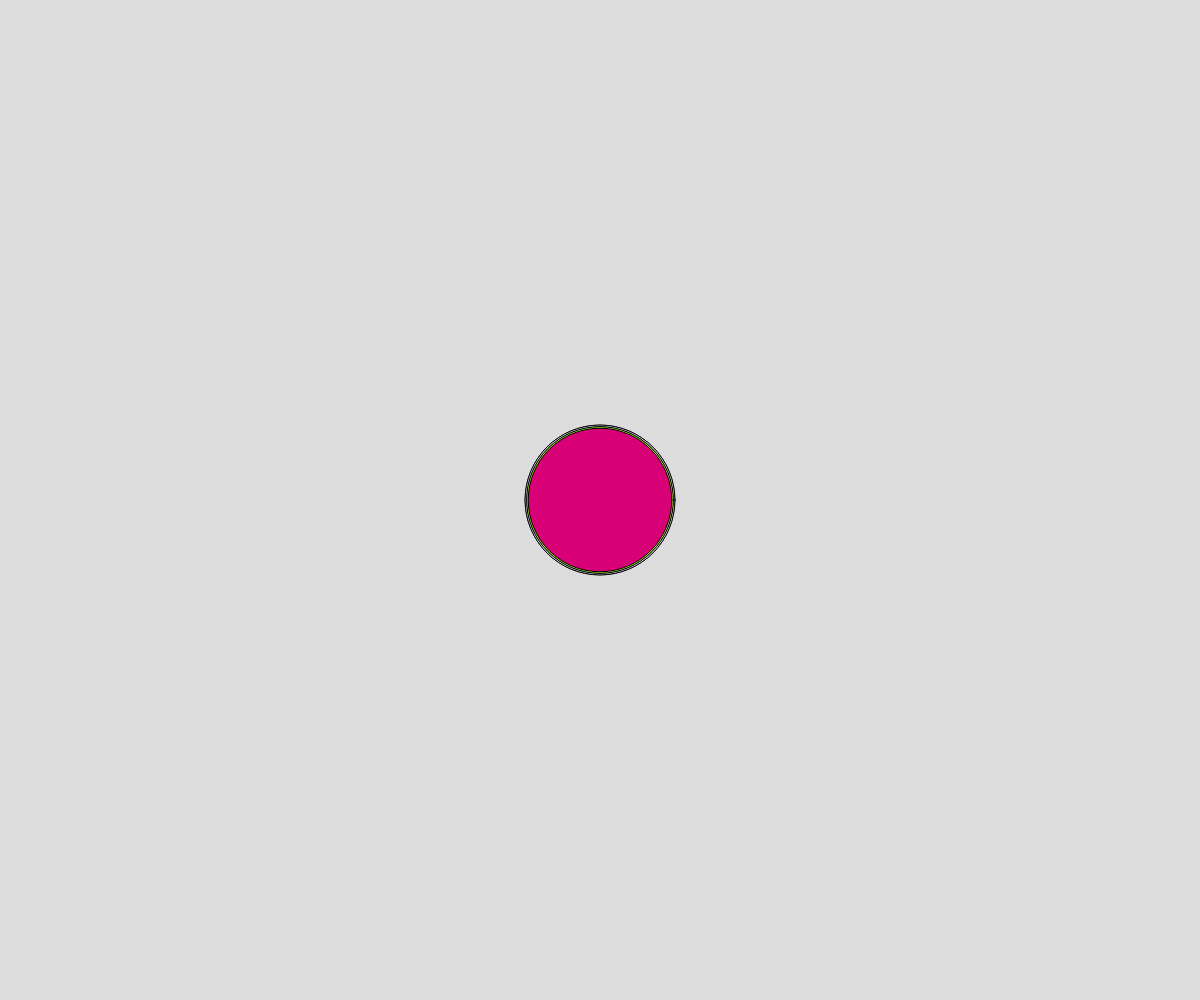
Frame 1 (no input)
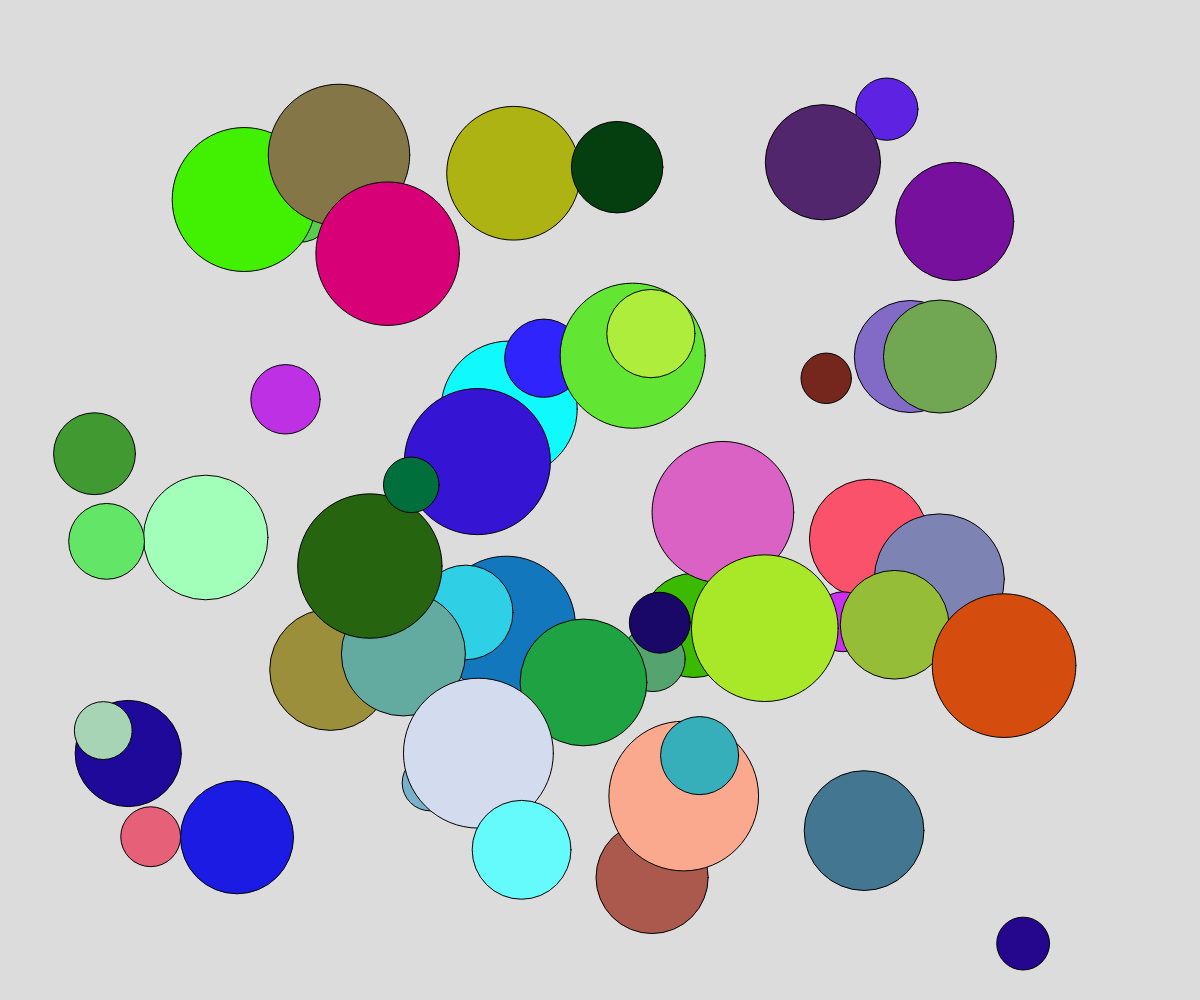
Frame 60 (no input)
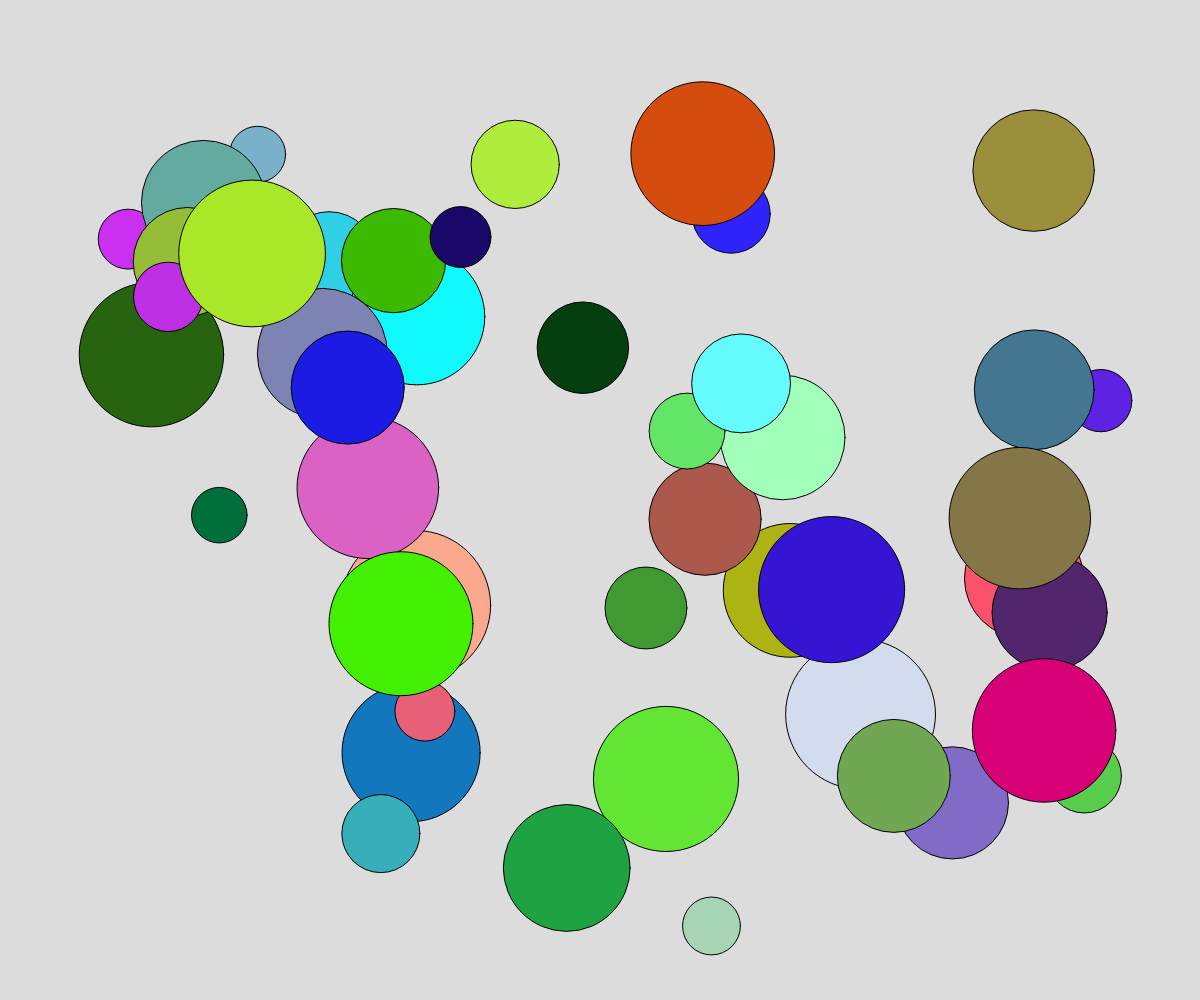
Frame 120 (the mouse pressed at the canvas centre since frame 60)

The p5.js sketch that drew these frames (run headless with seeded random() and noise() and a simulated clock; from frame 60 on, the mouse is pressed at the canvas centre):

// p5.js sketch
// ── sketch.js
let balls = new Array(50);

function setup() {
    createCanvas(windowWidth, windowHeight);
    for (let i = 0; i < balls.length; i++) {
        balls[i] = new RandomBall(width / 2, height / 2);
    }
}

function draw() {
    background(220);

    for (let i = 0; i < balls.length; i++) {
        const b = balls[i];
        b.render();
        b.update();
    }
}

class RandomBall {
    constructor(x, y) {
        this.x = x;
        this.y = y;
        this.d = random(50, 150)

        const sMax = 20
        this.speedX = random(-sMax, sMax)
        this.speedY = random(-sMax, sMax)
        this.color = color(random(0, 255),random(0, 255),random(0, 255))
    }

    update() {
        this.x += this.speedX
        this.y += this.speedY

        if (this.x + this.d > width || this.x - this.d < 0) {
            this.speedX = -this.speedX
        }

        if (this.y + this.d > height || this.y - this.d < 0) {
            this.speedY = -this.speedY
        }
    }

    render() {
        circle(this.x, this.y, this.d);
        fill(this.color)
    }
}
